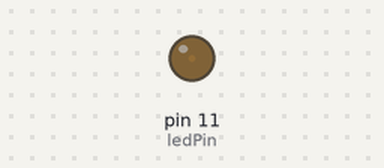
A sketch run on a simulated Arduino Uno, built with avr-gcc and run on an emulated ATmega328P. Shown: output pins drawn as LEDs (lit = HIGH).

Above: at 0.05 s.
At 5.25 s:
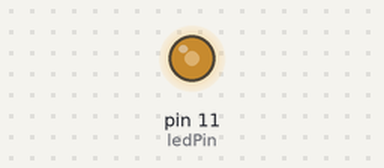
At 8.95 s:
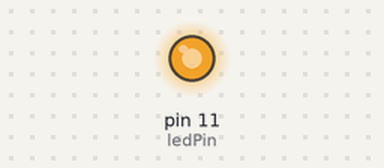
At 17.85 s:
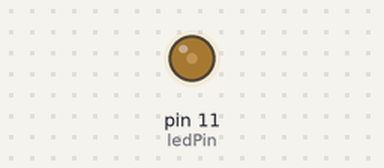
Timing chart, 0 to 26.6 s (numbered marks = the images above):
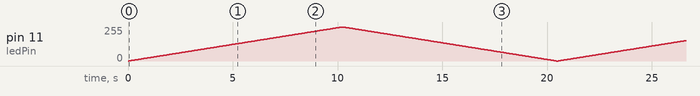

The sketch:

Escritura_analogica.ino
```cpp
// (licence header left out)
int ledPin = 11;


void setup()
{
 pinMode(ledPin,OUTPUT);
}

void loop()
{
 for (int brillo = 0; brillo <= 255; brillo++)
 {
  analogWrite(ledPin, brillo);
  delay(40);
 }
 for(int brillo = 255; brillo >= 0; brillo--)
 {
  analogWrite(ledPin, brillo);
  delay(40);
 }

}
```
